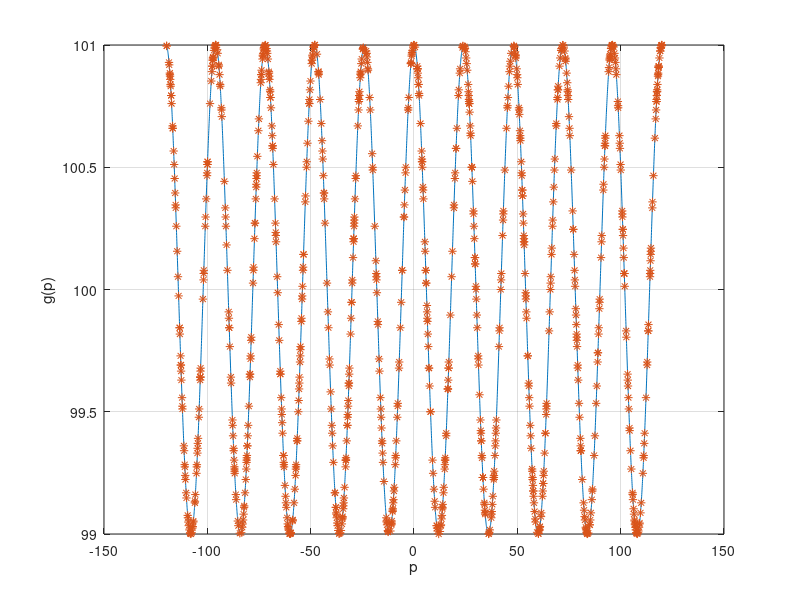

Source code (MATLAB):
close all;
clear all;
clc;

% g(p) = 100 + cos(pi*p/12)

% Step up p
pn = 10
min_p = -12*pn;
max_p = 12*pn;
step_p = 0.05;

% Calculate Functions
p = min_p:step_p:max_p;
g_p = 100 + cos(pi*p/12);

% Create training set
% Aiming for 5 epochs of 100 points
epoch_num = 5;
epoch_size = 1000;
tr_set = randi(size(p,2),1000,1);

p_tr = p(tr_set)
g_tr = g_p(tr_set)

% Graph results
figure(1)
plot(p,g_p),
hold on
plot(p_tr,g_tr,'*'),
xlabel('p'), ylabel('g(p)'), 
grid on